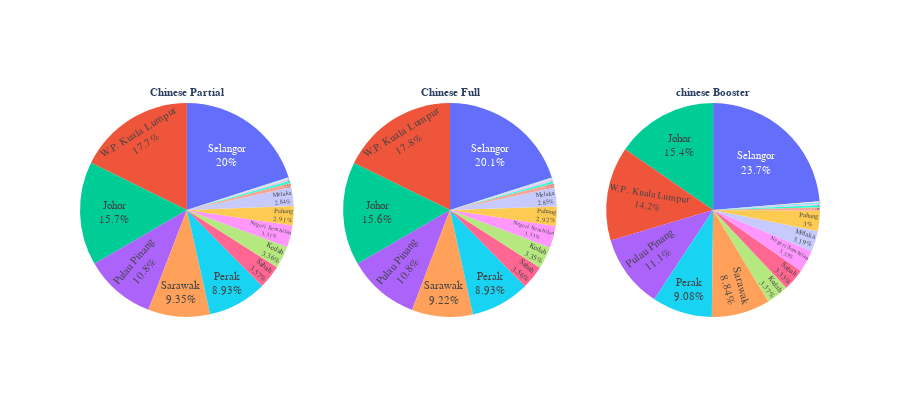

Notebook source saved alongside this figure:
### Code cell
fig = make_subplots(rows=1, cols=3, specs=[[{"type": "domain"},{"type": "domain"},
                                            {"type": "domain"}]],
subplot_titles=('<b>Chinese Partial</b>','<b>Chinese Full</b>','<b>chinese Booster</b>'))
#Graph 1
fig.add_trace(go.Pie(values=df_chinese['partial_chinese'],labels=df_chinese['state'],
                    textinfo='label+percent'),row=1, col=1)
#Graph 2
fig.add_trace(go.Pie(values=df_chinese['full_chinese'],labels=df_chinese['state'],
                    textinfo='label+percent'),row=1, col=2)
#Graph 3
fig.add_trace(go.Pie(values=df_chinese['booster_chinese'],labels=df_chinese['state'],
                    textinfo='label+percent'),row=1, col=3)
#Update Fonts & Size
fig.update_annotations(font=dict(family="Helvetica", size=11))
fig.update_layout(font=dict(family="Helvetica", size=11))
fig.update_layout(height=400,showlegend=False)
fig.update_traces(textposition='inside', textinfo='percent+label')

#Plotting the graph
fig.show()

### Figure 1 — Plotly figure (JSON) as saved in the notebook; plotly's stock layout.template omitted (floating-point values rounded to 4 significant figures)
{"data": [{"domain": {"x": [0, 0.2889], "y": [0, 1]}, "labels": ["Johor", "Kedah", "Kelantan", "Melaka", "Negeri Sembilan", "Pahang", "Perak", "Perlis", "Pulau Pinang", "Sabah", "Sarawak", "Selangor", "Terengganu", "W.P. Kuala Lumpur", "W.P. Labuan", "W.P. Putrajaya"], "textinfo": "percent+label", "textposition": "inside", "type": "pie", "values": [900426, 193203, 36959, 162901, 190295, 167246, 512802, 17699, 617718, 205253, 537081, 1150903, 18986, 1016946, 8404, 6545]}, {"domain": {"x": [0.3556, 0.6444], "y": [0, 1]}, "labels": ["Johor", "Kedah", "Kelantan", "Melaka", "Negeri Sembilan", "Pahang", "Perak", "Perlis", "Pulau Pinang", "Sabah", "Sarawak", "Selangor", "Terengganu", "W.P. Kuala Lumpur", "W.P. Labuan", "W.P. Putrajaya"], "textinfo": "percent+label", "textposition": "inside", "type": "pie", "values": [884062, 189245, 36126, 160788, 187980, 165183, 504446, 17437, 611606, 201306, 520940, 1135282, 18575, 1003617, 8167, 6496]}, {"domain": {"x": [0.7111, 1], "y": [0, 1]}, "labels": ["Johor", "Kedah", "Kelantan", "Melaka", "Negeri Sembilan", "Pahang", "Perak", "Perlis", "Pulau Pinang", "Sabah", "Sarawak", "Selangor", "Terengganu", "W.P. Kuala Lumpur", "W.P. Labuan", "W.P. Putrajaya"], "textinfo": "percent+label", "textposition": "inside", "type": "pie", "values": [689665, 150837, 24641, 143085, 149102, 134664, 407152, 10412, 498271, 149365, 396249, 1061619, 13904, 637432, 6159, 9462]}], "layout": {"annotations": [{"font": {"family": "Helvetica", "size": 11}, "showarrow": false, "text": "<b>Chinese Partial</b>", "x": 0.1444, "xanchor": "center", "xref": "paper", "y": 1, "yanchor": "bottom", "yref": "paper"}, {"font": {"family": "Helvetica", "size": 11}, "showarrow": false, "text": "<b>Chinese Full</b>", "x": 0.5, "xanchor": "center", "xref": "paper", "y": 1, "yanchor": "bottom", "yref": "paper"}, {"font": {"family": "Helvetica", "size": 11}, "showarrow": false, "text": "<b>chinese Booster</b>", "x": 0.8556, "xanchor": "center", "xref": "paper", "y": 1, "yanchor": "bottom", "yref": "paper"}], "font": {"family": "Helvetica", "size": 11}, "height": 400, "showlegend": false}}
